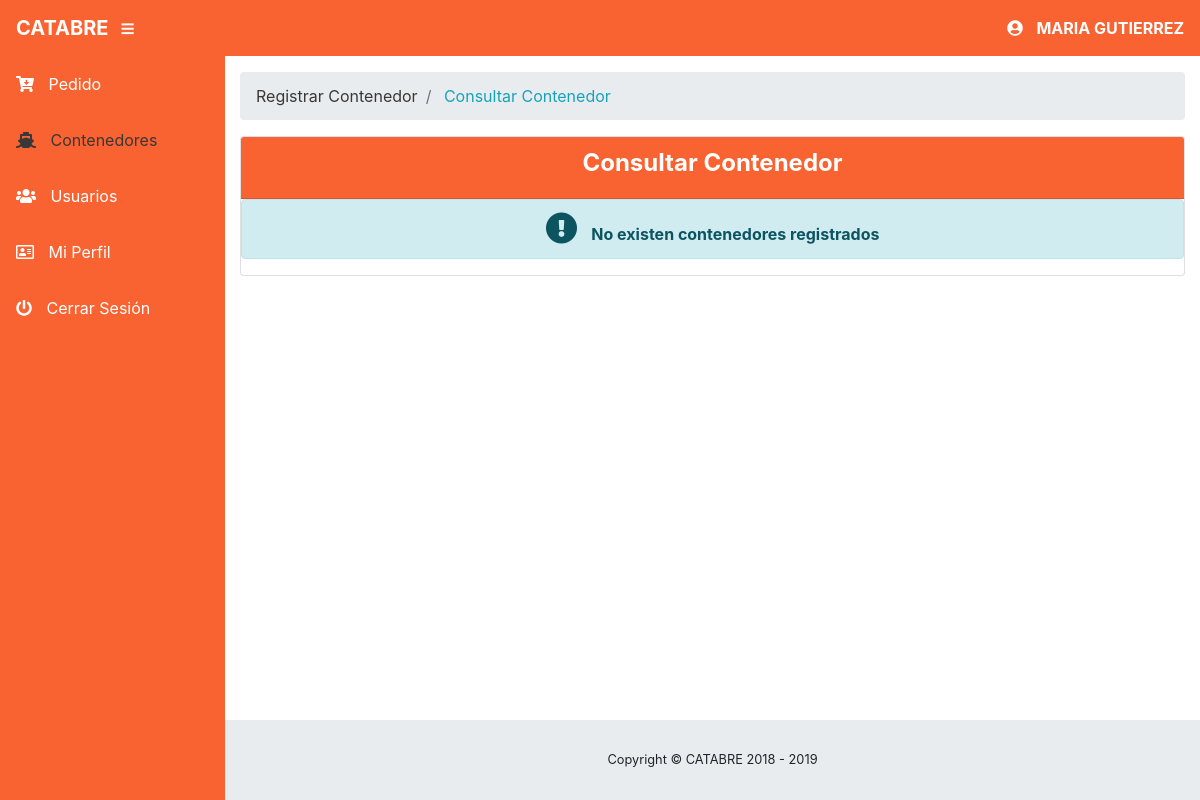
Before: /vista/consultar-contenedor.php (signed in) with the older database file.
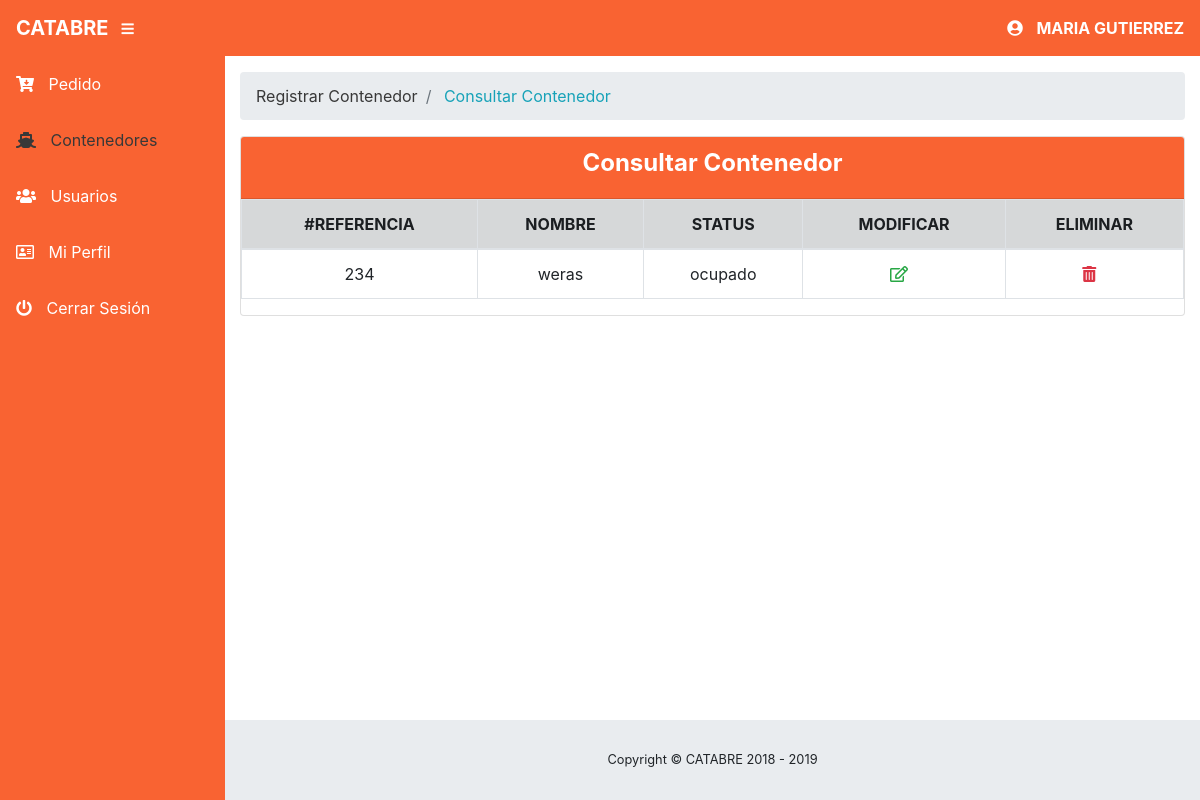
After: the same page with the newer database file.
### tables this page shows
CREATE TABLE `contenedor` (
  `id_contenedor` int(11) NOT NULL,
  `ref` text NOT NULL,
  `nombre_conte` text NOT NULL,
  `status` text NOT NULL
);

### vista/consultar-contenedor.php (the view, shortened to what this page needs)
<!DOCTYPE html>
<html>
 <head>
    <?php
      include("head.php");
    ?>
  </head>
	<body id="page-top">
		<?php
			include ('nav.php');
		?>
		<div id="wrapper">
			<?php
				include ('menu.php');
			?>
				<div id="content-wrapper">
					<div class="container-fluid">
						<ol class="breadcrumb">
				          <li class="breadcrumb-item">
				            <a href="nuevo-contenedor.php" style="color:#383838;"> Registrar Contenedor</a>
				          </li>
				           <li class="breadcrumb-item">
				            <a href="consultar-contenedor.php" style="color: #17a2b8;"> Consultar Contenedor</a>
				          </li>
				        </ol>
							<div class="card">
								<div class="card-header" style="background-color: #f96332; color: #fff;">
									<h4 align="center" style="color: #fff;">Consultar Contenedor</h4>
								</div>
									<?php
										include ("../modelo/conexion.php");
										$consulta_contenedor=mysqli_query($db, "SELECT * FROM contenedor");
										if (mysqli_num_rows($consulta_contenedor)) {
											?>
												<table class="table table-bordered" style="text-align: center;">
														<thead class="alert-dark">
															<tr>
																<th>#REFERENCIA</th>
																<th>NOMBRE</th>
																<th>STATUS</th>
																<th>MODIFICAR</th>
																<th>ELIMINAR</th>
															</tr>
														</thead>
													<?php
														while ($fila=mysqli_fetch_array($consulta_contenedor)) {
															?>
																    <tbody>
																      <tr>
																        <td><?php echo $fila['ref']; ?></td>
																        <td><?php echo $fila['nombre_conte']; ?></td>
																        <td><?php echo $fila['status']; ?></td>
																         <td>
												                              <a href="#" id="<?php echo $fila['id_contenedor'];?>" data-target="#editar-contenedor" data-toggle="modal" data-id="<?php echo $fila['id_contenedor'];?>">
												                              <i class="far fa-edit" aria-hidden="true" style="color: #28a745;"></i>
												                              </a>
												                          </td>
												                          <td>
											                                  <a href="#" data-toggle="modal" data-target="#eliminar-contenedor" data-book-id="<?php echo $fila['id_contenedor'];?>">
											                                    <i class="fas fa-trash-alt" aria-hidden="true" style="color: #dc3545;"></i>
											                                  </a>
				                          								</td>
																      </tr>
																    </tbody>
															<?php
														}
													?>
													</table>
											<?php
										}else{
											?>
					                        	<center>
						                            <div class="alert alert-info">
						                              <strong><i class="fa fa-exclamation-circle fa-2x" aria-hidden="true"></i>
						                                No existen contenedores registrados
						                              </strong>
						                            </div>
					                          	</center>
					                  		<?php
										}
									?>
							</div>
					</div>
					<?php
							include ('footer.php');
						?>
				</div>
	</body>
</html>

Changed rows visible on the page:
added contenedor: ref "234", nombre_conte "weras", status "ocupado"
Other visible differences:
text no longer shown: "No existen contenedores registrados"
text now shown: "#REFERENCIA NOMBRE STATUS MODIFICAR ELIMINAR"
